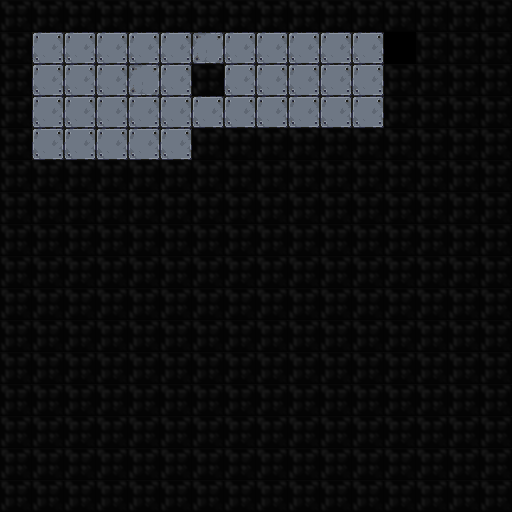

Rendered tile map (Tiled .tmx) drawn with the repository's tilesets; below, a short description and the full map source, tile grids included:
An orthogonal 16x16 tile map with 32x32 px tiles, 1 tile layer (background), 2 tilesets and 41 objects (35x tile, 2x triggerable, scene_switching_tile, actor, moveable_tile, ...).

<map version="1.4" tiledversion="1.4.3" orientation="orthogonal" renderorder="right-down" width="16" height="16" tilewidth="32" tileheight="32" infinite="0" nextlayerid="3" nextobjectid="131">
 <properties>
  <property name="player_bomb_count" type="int" value="100" />
 </properties>
 <tileset firstgid="1" source="mr-figs.tsx" />
 <tileset firstgid="1711" source="newtiledsheet-32.tsx" />
 <layer id="1" name="background" width="16" height="16">
  <data encoding="csv">
1819,1819,1819,1819,1819,1819,1819,1819,1819,1819,1819,1819,1819,1819,1819,1819,
1819,229,229,229,229,229,305,229,229,229,229,229,0,1819,1819,1819,
1819,229,229,229,305,229,1819,229,229,229,229,229,1819,1819,1819,1819,
1819,229,229,229,229,229,229,229,229,229,229,229,1819,1819,1819,1819,
1819,229,229,229,229,229,1819,1819,1819,1819,1819,1819,1819,1819,1819,1819,
1819,1819,1819,1819,1819,1819,1819,1819,1819,1819,1819,1819,1819,1819,1819,1819,
1819,1819,1819,1819,1819,1819,1819,1819,1819,1819,1819,1819,1819,1819,1819,1819,
1819,1819,1819,1819,1819,1819,1819,1819,1819,1819,1819,1819,1819,1819,1819,1819,
1819,1819,1819,1819,1819,1819,1819,1819,1819,1819,1819,1819,1819,1819,1819,1819,
1819,1819,1819,1819,1819,1819,1819,1819,1819,1819,1819,1819,1819,1819,1819,1819,
1819,1819,1819,1819,1819,1819,1819,1819,1819,1819,1819,1819,1819,1819,1819,1819,
1819,1819,1819,1819,1819,1819,1819,1819,1819,1819,1819,1819,1819,1819,1819,1819,
1819,1819,1819,1819,1819,1819,1819,1819,1819,1819,1819,1819,1819,1819,1819,1819,
1819,1819,1819,1819,1819,1819,1819,1819,1819,1819,1819,1819,1819,1819,1819,1819,
1819,1819,1819,1819,1819,1819,1819,1819,1819,1819,1819,1819,1819,1819,1819,1819,
1819,1819,1819,1819,1819,1819,1819,1819,1819,1819,1819,1819,1819,1819,1819,1819
</data>
 </layer>
 <objectgroup id="2" name="objects">
  <object id="73" type="scene_switching_tile" gid="269" x="384" y="64" width="32" height="32">
   <properties>
    <property name="scene" value="todo-here" />
   </properties>
  </object>
  <object id="77" type="triggerable" gid="197" x="352" y="32" width="32" height="32">
   <properties>
    <property name="triggered_id" type="int" value="1" />
   </properties>
  </object>
  <object id="86" type="actor" gid="45" x="32" y="64" width="32" height="32" />
  <object id="87" type="tile" gid="317" x="160" y="160" width="32" height="32" />
  <object id="88" type="tile" gid="317" x="224" y="32" width="32" height="32" />
  <object id="89" type="tile" gid="317" x="192" y="32" width="32" height="32" />
  <object id="90" type="tile" gid="317" x="224" y="160" width="32" height="32" />
  <object id="91" type="tile" gid="317" x="384" y="128" width="32" height="32" />
  <object id="93" type="tile" gid="317" x="384" y="96" width="32" height="32" />
  <object id="94" type="tile" gid="317" x="320" y="160" width="32" height="32" />
  <object id="95" type="tile" gid="317" x="352" y="160" width="32" height="32" />
  <object id="96" type="tile" gid="317" x="256" y="160" width="32" height="32" />
  <object id="97" type="tile" gid="317" x="288" y="160" width="32" height="32" />
  <object id="98" type="tile" gid="317" x="192" y="160" width="32" height="32" />
  <object id="99" type="tile" gid="317" x="384" y="32" width="32" height="32" />
  <object id="101" type="tile" gid="317" x="320" y="32" width="32" height="32" />
  <object id="102" type="tile" gid="317" x="352" y="32" width="32" height="32" />
  <object id="103" type="tile" gid="317" x="128" y="32" width="32" height="32" />
  <object id="104" type="tile" gid="317" x="160" y="32" width="32" height="32" />
  <object id="105" type="tile" gid="317" x="64" y="32" width="32" height="32" />
  <object id="106" type="tile" gid="317" x="96" y="32" width="32" height="32" />
  <object id="107" type="tile" gid="317" x="96" y="160" width="32" height="32" />
  <object id="108" type="tile" gid="317" x="128" y="160" width="32" height="32" />
  <object id="109" type="tile" gid="317" x="32" y="160" width="32" height="32" />
  <object id="110" type="tile" gid="317" x="64" y="160" width="32" height="32" />
  <object id="111" type="tile" gid="317" x="160" y="96" width="32" height="32" />
  <object id="112" type="tile" gid="317" x="0" y="128" width="32" height="32" />
  <object id="113" type="tile" gid="317" x="0" y="96" width="32" height="32" />
  <object id="114" type="tile" gid="317" x="0" y="160" width="32" height="32" />
  <object id="115" type="tile" gid="317" x="0" y="64" width="32" height="32" />
  <object id="116" type="tile" gid="317" x="0" y="32" width="32" height="32" />
  <object id="117" type="tile" gid="317" x="32" y="32" width="32" height="32" />
  <object id="123" type="tile" gid="317" x="256" y="32" width="32" height="32" />
  <object id="124" type="tile" gid="317" x="288" y="32" width="32" height="32" />
  <object id="125" type="tile" gid="317" x="192" y="96" width="32" height="32" />
  <object id="126" type="moveable_tile" gid="116" x="160" y="64" width="32" height="32" />
  <object id="127" type="pressure_plate" gid="120" x="192" y="64" width="32" height="32">
   <properties>
    <property name="triggers" type="int" value="1" />
   </properties>
  </object>
  <object id="128" type="tile" gid="317" x="224" y="96" width="32" height="32" />
  <object id="122" type="triggerable" gid="233" x="352" y="64" width="32" height="32">
   <properties>
    <property name="triggered_id" type="int" value="1" />
   </properties>
  </object>
  <object id="129" type="tile" gid="317" x="320" y="96" width="32" height="32" />
  <object id="130" type="tile" gid="317" x="352" y="96" width="32" height="32" />
 </objectgroup>
</map>
